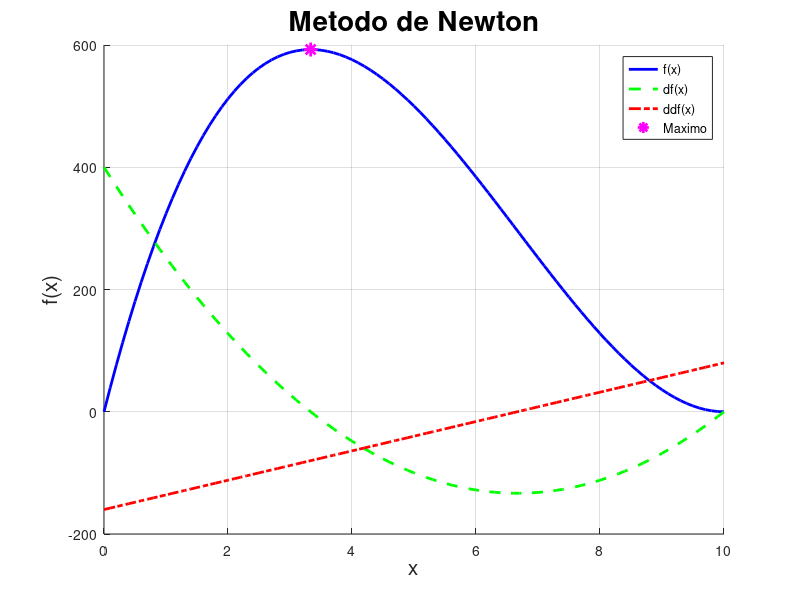

MATLAB code for this plot:
% octave
close all
clear
clc

x = 0:0.1:10;

% f = @(x) x .* (20 - 2*x).^2;
f = @(x) 4*x.^3 - 80*x.^2 + 400*x;
df = @(x) 12*x.^2 - 160*x + 400;
ddf = @(x) 24*x - 160;

n = 10;
xi = 3;

for i=1:n
  xi = xi - df(xi)/ddf(xi);
end

if ddf(xi) >= 0
  disp(['Valor minimo en x=' num2str(xi)])
  disp(['Valor de f(x)=' num2str(f(xi))])
else
  disp(['Valor maximo en x=' num2str(xi)])
  disp(['Valor de f(x)=' num2str(f(xi))])
end

figure
hold on
grid on
title('Metodo de Newton', 'FontSize', 20)
xlabel('x', 'FontSize', 15)
ylabel('f(x)', 'FontSize', 15)

plot(x, f(x), 'b-', 'LineWidth', 2)
plot(x, df(x), 'g--', 'LineWidth', 2)
plot(x, ddf(x), 'r-.', 'LineWidth', 2)
plot(xi, f(xi), 'm*', 'LineWidth', 2, 'MarkerSize', 10)
legend('f(x)', 'df(x)', 'ddf(x)', 'Maximo')

